Frame 1 (no input): blank canvas, image omitted
Frame 60 (the mouse pressed at the canvas centre just before this capture): blank canvas, image omitted
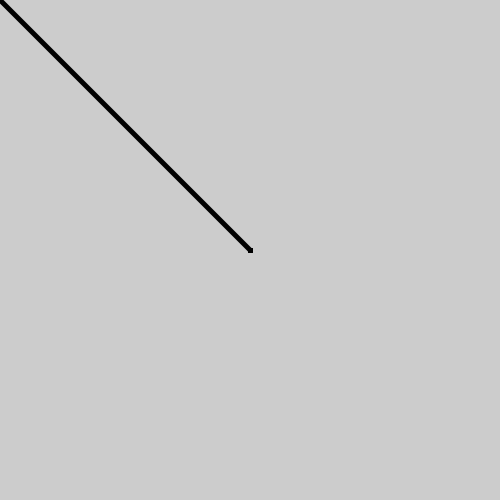
Frame 120 (the mouse held since frame 60 and released just before this capture)

The Processing sketch whose frames 1 and 60 were blank and that drew this single picture after the mouse press (run headless with seeded random() and noise(); from frame 60 on, the mouse is pressed at the canvas centre):

// Processing sketch: drill13
// ── drill13.pde
void setup() {
    size(500,500);
    strokeWeight(5);
}

void draw() {
    if (mousePressed) {
        line(mouseX, mouseY, pmouseX, pmouseY);
    }
}
